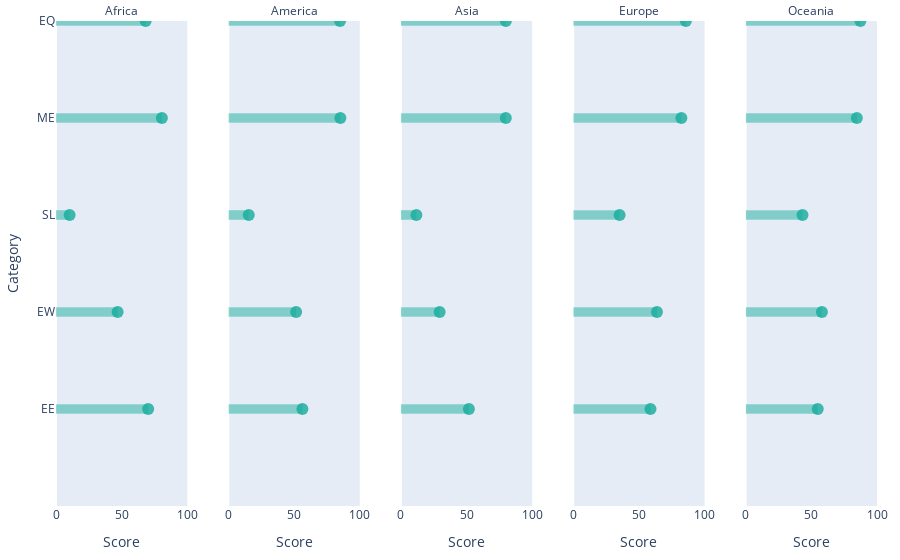

Notebook cell for this chart:
### Code cell
df = data[(data.Aggregation == 'Category') & (data.Year == 2020)]
df = df.dropna().groupby(['Variable', 'Continent', 'Variable_name']).mean().reset_index()
df = df.round(2)
cats = ['EE', 'EW', 'SL', 'ME',
        'EQ', 'GE', 'BE', 'CV',
        'AB', 'GB', 'SE', 'SP',
        'GV', 'GT', 'GJ', 'GN']
df = df.set_index('Variable').T[cats].T.reset_index()

fig = px.scatter(df,
                 y='Variable',
                 x='Value',
                 facet_col='Continent',
                 facet_col_spacing=0.05,
                 hover_name='Variable_name',
                 hover_data={'Value': True, 'Continent': False, 'Variable': False},
                 labels={'Variable': 'Category', 'Value': 'Score'},
                 )
fig.update_xaxes(showgrid=False, range=[0, 100])
fig.update_traces(marker=dict(size=12, opacity=0.8, color='#14ac9c'))
fig.for_each_annotation(lambda a: a.update(text=a.text.split("=")[-1]))

bars = px.bar(df,
              y='Variable',
              x='Value',
              facet_col='Continent',
              facet_col_spacing=0.05,
              hover_name='Variable_name',
              hover_data={'Value': True, 'Continent': False},
              labels={'Variable': '', 'Value': '', 'Continent': 'Region'},
              orientation='h',
              opacity=0.6,
              )
bars.update_traces(marker_color='#14ac9c',
                   width=0.1,
                   marker_line_width=0.1, opacity=0.8)
fig.add_traces(bars.data)

fig.update_layout(margin={"r": 20, "t": 20, "l": 20, "b": 20})

### Figure 1 — Plotly figure (JSON) as saved in the notebook; plotly's stock layout.template omitted (floating-point values rounded to 4 significant figures)
{"data": [{"customdata": [[70.17, "Africa", "EE"], [46.93, "Africa", "EW"], [10.38, "Africa", "SL"], [80.62, "Africa", "ME"], [68.25, "Africa", "EQ"], [80.92, "Africa", "GE"], [48, "Africa", "BE"], [61.91, "Africa", "CV"], [39.43, "Africa", "AB"], [62.78, "Africa", "GB"], [50.76, "Africa", "SE"], [36.95, "Africa", "SP"], [58.01, "Africa", "GV"], [7.99, "Africa", "GT"], [31.92, "Africa", "GJ"], [6.81, "Africa", "GN"]], "hovertemplate": "<b>%{hovertext}</b><br><br>Score=%{customdata[0]}<extra></extra>", "hovertext": ["Efficient and and sustainable energy", "Efficient and sustainable water use", "Sustainable land use", "Material use efficiency", "Environmental quality", "Greenhouse gas emissions reductions", "Biodiversity and ecosystem protection", "Cultural and social value", "Access to basic services and resources", "Gender balance", "Social equity", "Social protection", "Green investment", "Green trade", "Green employment", "Green innovation"], "legendgroup": "", "marker": {"color": "#14ac9c", "opacity": 0.8, "size": 12, "symbol": "circle"}, "mode": "markers", "name": "", "orientation": "v", "showlegend": false, "type": "scatter", "x": [70.17, 46.93, 10.38, 80.62, 68.25, 80.92, 48, 61.91, 39.43, 62.78, 50.76, 36.95, 58.01, 7.99, 31.92, 6.81], "xaxis": "x", "y": ["EE", "EW", "SL", "ME", "EQ", "GE", "BE", "CV", "AB", "GB", "SE", "SP", "GV", "GT", "GJ", "GN"], "yaxis": "y"}, {"customdata": [[56.33, "America", "EE"], [51.54, "America", "EW"], [15.5, "America", "SL"], [85.25, "America", "ME"], [85, "America", "EQ"], [72.5, "America", "GE"], [55.93, "America", "BE"], [59.4, "America", "CV"], [74.69, "America", "AB"], [70.29, "America", "GB"], [75.74, "America", "SE"], [67.64, "America", "SP"], [66.52, "America", "GV"], [16.97, "America", "GT"], [38.85, "America", "GJ"], [13.05, "America", "GN"]], "hovertemplate": "<b>%{hovertext}</b><br><br>Score=%{customdata[0]}<extra></extra>", "hovertext": ["Efficient and and sustainable energy", "Efficient and sustainable water use", "Sustainable land use", "Material use efficiency", "Environmental quality", "Greenhouse gas emissions reductions", "Biodiversity and ecosystem protection", "Cultural and social value", "Access to basic services and resources", "Gender balance", "Social equity", "Social protection", "Green investment", "Green trade", "Green employment", "Green innovation"], "legendgroup": "", "marker": {"color": "#14ac9c", "opacity": 0.8, "size": 12, "symbol": "circle"}, "mode": "markers", "name": "", "orientation": "v", "showlegend": false, "type": "scatter", "x": [56.33, 51.54, 15.5, 85.25, 85, 72.5, 55.93, 59.4, 74.69, 70.29, 75.74, 67.64, 66.52, 16.97, 38.85, 13.05], "xaxis": "x2", "y": ["EE", "EW", "SL", "ME", "EQ", "GE", "BE", "CV", "AB", "GB", "SE", "SP", "GV", "GT", "GJ", "GN"], "yaxis": "y2"}, {"customdata": [[51.84, "Asia", "EE"], [29.57, "Asia", "EW"], [11.83, "Asia", "SL"], [79.94, "Asia", "ME"], [79.97, "Asia", "EQ"], [73.11, "Asia", "GE"], [37.59, "Asia", "BE"], [56.4, "Asia", "CV"], [72.59, "Asia", "AB"], [60.5, "Asia", "GB"], [82.65, "Asia", "SE"], [57.81, "Asia", "SP"], [71.23, "Asia", "GV"], [14.85, "Asia", "GT"], [36.73, "Asia", "GJ"], [10.7, "Asia", "GN"]], "hovertemplate": "<b>%{hovertext}</b><br><br>Score=%{customdata[0]}<extra></extra>", "hovertext": ["Efficient and and sustainable energy", "Efficient and sustainable water use", "Sustainable land use", "Material use efficiency", "Environmental quality", "Greenhouse gas emissions reductions", "Biodiversity and ecosystem protection", "Cultural and social value", "Access to basic services and resources", "Gender balance", "Social equity", "Social protection", "Green investment", "Green trade", "Green employment", "Green innovation"], "legendgroup": "", "marker": {"color": "#14ac9c", "opacity": 0.8, "size": 12, "symbol": "circle"}, "mode": "markers", "name": "", "orientation": "v", "showlegend": false, "type": "scatter", "x": [51.84, 29.57, 11.83, 79.94, 79.97, 73.11, 37.59, 56.4, 72.59, 60.5, 82.65, 57.81, 71.23, 14.85, 36.73, 10.7], "xaxis": "x3", "y": ["EE", "EW", "SL", "ME", "EQ", "GE", "BE", "CV", "AB", "GB", "SE", "SP", "GV", "GT", "GJ", "GN"], "yaxis": "y3"}, {"customdata": [[58.82, "Europe", "EE"], [63.75, "Europe", "EW"], [35.31, "Europe", "SL"], [82.33, "Europe", "ME"], [85.76, "Europe", "EQ"], [73.56, "Europe", "GE"], [59.74, "Europe", "BE"], [76.89, "Europe", "CV"], [86.46, "Europe", "AB"], [82.62, "Europe", "GB"], [90.48, "Europe", "SE"], [81.95, "Europe", "SP"], [70.15, "Europe", "GV"], [40.57, "Europe", "GT"], [50.76, "Europe", "GJ"], [21.37, "Europe", "GN"]], "hovertemplate": "<b>%{hovertext}</b><br><br>Score=%{customdata[0]}<extra></extra>", "hovertext": ["Efficient and and sustainable energy", "Efficient and sustainable water use", "Sustainable land use", "Material use efficiency", "Environmental quality", "Greenhouse gas emissions reductions", "Biodiversity and ecosystem protection", "Cultural and social value", "Access to basic services and resources", "Gender balance", "Social equity", "Social protection", "Green investment", "Green trade", "Green employment", "Green innovation"], "legendgroup": "", "marker": {"color": "#14ac9c", "opacity": 0.8, "size": 12, "symbol": "circle"}, "mode": "markers", "name": "", "orientation": "v", "showlegend": false, "type": "scatter", "x": [58.82, 63.75, 35.31, 82.33, 85.76, 73.56, 59.74, 76.89, 86.46, 82.62, 90.48, 81.95, 70.15, 40.57, 50.76, 21.37], "xaxis": "x4", "y": ["EE", "EW", "SL", "ME", "EQ", "GE", "BE", "CV", "AB", "GB", "SE", "SP", "GV", "GT", "GJ", "GN"], "yaxis": "y4"}, {"customdata": [[54.89, "Oceania", "EE"], [58.08, "Oceania", "EW"], [43.28, "Oceania", "SL"], [84.66, "Oceania", "ME"], [87.37, "Oceania", "EQ"], [81.15, "Oceania", "GE"], [51.6, "Oceania", "BE"], [54.6, "Oceania", "CV"], [56.21, "Oceania", "AB"], [46.63, "Oceania", "GB"], [77.7, "Oceania", "SE"], [53.38, "Oceania", "SP"], [64.7, "Oceania", "GV"], [8.24, "Oceania", "GT"], [26.07, "Oceania", "GJ"], [11.6, "Oceania", "GN"]], "hovertemplate": "<b>%{hovertext}</b><br><br>Score=%{customdata[0]}<extra></extra>", "hovertext": ["Efficient and and sustainable energy", "Efficient and sustainable water use", "Sustainable land use", "Material use efficiency", "Environmental quality", "Greenhouse gas emissions reductions", "Biodiversity and ecosystem protection", "Cultural and social value", "Access to basic services and resources", "Gender balance", "Social equity", "Social protection", "Green investment", "Green trade", "Green employment", "Green innovation"], "legendgroup": "", "marker": {"color": "#14ac9c", "opacity": 0.8, "size": 12, "symbol": "circle"}, "mode": "markers", "name": "", "orientation": "v", "showlegend": false, "type": "scatter", "x": [54.89, 58.08, 43.28, 84.66, 87.37, 81.15, 51.6, 54.6, 56.21, 46.63, 77.7, 53.38, 64.7, 8.24, 26.07, 11.6], "xaxis": "x5", "y": ["EE", "EW", "SL", "ME", "EQ", "GE", "BE", "CV", "AB", "GB", "SE", "SP", "GV", "GT", "GJ", "GN"], "yaxis": "y5"}, {"alignmentgroup": "True", "customdata": [[70.17, "Africa"], [46.93, "Africa"], [10.38, "Africa"], [80.62, "Africa"], [68.25, "Africa"], [80.92, "Africa"], [48, "Africa"], [61.91, "Africa"], [39.43, "Africa"], [62.78, "Africa"], [50.76, "Africa"], [36.95, "Africa"], [58.01, "Africa"], [7.99, "Africa"], [31.92, "Africa"], [6.81, "Africa"]], "hovertemplate": "<b>%{hovertext}</b><br><br>=%{customdata[0]}<extra></extra>", "hovertext": ["Efficient and and sustainable energy", "Efficient and sustainable water use", "Sustainable land use", "Material use efficiency", "Environmental quality", "Greenhouse gas emissions reductions", "Biodiversity and ecosystem protection", "Cultural and social value", "Access to basic services and resources", "Gender balance", "Social equity", "Social protection", "Green investment", "Green trade", "Green employment", "Green innovation"], "legendgroup": "", "marker": {"color": "#14ac9c", "line": {"width": 0.1}, "opacity": 0.6}, "name": "", "offsetgroup": "", "opacity": 0.8, "orientation": "h", "showlegend": false, "textposition": "auto", "type": "bar", "width": 0.1, "x": [70.17, 46.93, 10.38, 80.62, 68.25, 80.92, 48, 61.91, 39.43, 62.78, 50.76, 36.95, 58.01, 7.99, 31.92, 6.81], "xaxis": "x", "y": ["EE", "EW", "SL", "ME", "EQ", "GE", "BE", "CV", "AB", "GB", "SE", "SP", "GV", "GT", "GJ", "GN"], "yaxis": "y"}, {"alignmentgroup": "True", "customdata": [[56.33, "America"], [51.54, "America"], [15.5, "America"], [85.25, "America"], [85, "America"], [72.5, "America"], [55.93, "America"], [59.4, "America"], [74.69, "America"], [70.29, "America"], [75.74, "America"], [67.64, "America"], [66.52, "America"], [16.97, "America"], [38.85, "America"], [13.05, "America"]], "hovertemplate": "<b>%{hovertext}</b><br><br>=%{customdata[0]}<extra></extra>", "hovertext": ["Efficient and and sustainable energy", "Efficient and sustainable water use", "Sustainable land use", "Material use efficiency", "Environmental quality", "Greenhouse gas emissions reductions", "Biodiversity and ecosystem protection", "Cultural and social value", "Access to basic services and resources", "Gender balance", "Social equity", "Social protection", "Green investment", "Green trade", "Green employment", "Green innovation"], "legendgroup": "", "marker": {"color": "#14ac9c", "line": {"width": 0.1}, "opacity": 0.6}, "name": "", "offsetgroup": "", "opacity": 0.8, "orientation": "h", "showlegend": false, "textposition": "auto", "type": "bar", "width": 0.1, "x": [56.33, 51.54, 15.5, 85.25, 85, 72.5, 55.93, 59.4, 74.69, 70.29, 75.74, 67.64, 66.52, 16.97, 38.85, 13.05], "xaxis": "x2", "y": ["EE", "EW", "SL", "ME", "EQ", "GE", "BE", "CV", "AB", "GB", "SE", "SP", "GV", "GT", "GJ", "GN"], "yaxis": "y2"}, {"alignmentgroup": "True", "customdata": [[51.84, "Asia"], [29.57, "Asia"], [11.83, "Asia"], [79.94, "Asia"], [79.97, "Asia"], [73.11, "Asia"], [37.59, "Asia"], [56.4, "Asia"], [72.59, "Asia"], [60.5, "Asia"], [82.65, "Asia"], [57.81, "Asia"], [71.23, "Asia"], [14.85, "Asia"], [36.73, "Asia"], [10.7, "Asia"]], "hovertemplate": "<b>%{hovertext}</b><br><br>=%{customdata[0]}<extra></extra>", "hovertext": ["Efficient and and sustainable energy", "Efficient and sustainable water use", "Sustainable land use", "Material use efficiency", "Environmental quality", "Greenhouse gas emissions reductions", "Biodiversity and ecosystem protection", "Cultural and social value", "Access to basic services and resources", "Gender balance", "Social equity", "Social protection", "Green investment", "Green trade", "Green employment", "Green innovation"], "legendgroup": "", "marker": {"color": "#14ac9c", "line": {"width": 0.1}, "opacity": 0.6}, "name": "", "offsetgroup": "", "opacity": 0.8, "orientation": "h", "showlegend": false, "textposition": "auto", "type": "bar", "width": 0.1, "x": [51.84, 29.57, 11.83, 79.94, 79.97, 73.11, 37.59, 56.4, 72.59, 60.5, 82.65, 57.81, 71.23, 14.85, 36.73, 10.7], "xaxis": "x3", "y": ["EE", "EW", "SL", "ME", "EQ", "GE", "BE", "CV", "AB", "GB", "SE", "SP", "GV", "GT", "GJ", "GN"], "yaxis": "y3"}, {"alignmentgroup": "True", "customdata": [[58.82, "Europe"], [63.75, "Europe"], [35.31, "Europe"], [82.33, "Europe"], [85.76, "Europe"], [73.56, "Europe"], [59.74, "Europe"], [76.89, "Europe"], [86.46, "Europe"], [82.62, "Europe"], [90.48, "Europe"], [81.95, "Europe"], [70.15, "Europe"], [40.57, "Europe"], [50.76, "Europe"], [21.37, "Europe"]], "hovertemplate": "<b>%{hovertext}</b><br><br>=%{customdata[0]}<extra></extra>", "hovertext": ["Efficient and and sustainable energy", "Efficient and sustainable water use", "Sustainable land use", "Material use efficiency", "Environmental quality", "Greenhouse gas emissions reductions", "Biodiversity and ecosystem protection", "Cultural and social value", "Access to basic services and resources", "Gender balance", "Social equity", "Social protection", "Green investment", "Green trade", "Green employment", "Green innovation"], "legendgroup": "", "marker": {"color": "#14ac9c", "line": {"width": 0.1}, "opacity": 0.6}, "name": "", "offsetgroup": "", "opacity": 0.8, "orientation": "h", "showlegend": false, "textposition": "auto", "type": "bar", "width": 0.1, "x": [58.82, 63.75, 35.31, 82.33, 85.76, 73.56, 59.74, 76.89, 86.46, 82.62, 90.48, 81.95, 70.15, 40.57, 50.76, 21.37], "xaxis": "x4", "y": ["EE", "EW", "SL", "ME", "EQ", "GE", "BE", "CV", "AB", "GB", "SE", "SP", "GV", "GT", "GJ", "GN"], "yaxis": "y4"}, {"alignmentgroup": "True", "customdata": [[54.89, "Oceania"], [58.08, "Oceania"], [43.28, "Oceania"], [84.66, "Oceania"], [87.37, "Oceania"], [81.15, "Oceania"], [51.6, "Oceania"], [54.6, "Oceania"], [56.21, "Oceania"], [46.63, "Oceania"], [77.7, "Oceania"], [53.38, "Oceania"], [64.7, "Oceania"], [8.24, "Oceania"], [26.07, "Oceania"], [11.6, "Oceania"]], "hovertemplate": "<b>%{hovertext}</b><br><br>=%{customdata[0]}<extra></extra>", "hovertext": ["Efficient and and sustainable energy", "Efficient and sustainable water use", "Sustainable land use", "Material use efficiency", "Environmental quality", "Greenhouse gas emissions reductions", "Biodiversity and ecosystem protection", "Cultural and social value", "Access to basic services and resources", "Gender balance", "Social equity", "Social protection", "Green investment", "Green trade", "Green employment", "Green innovation"], "legendgroup": "", "marker": {"color": "#14ac9c", "line": {"width": 0.1}, "opacity": 0.6}, "name": "", "offsetgroup": "", "opacity": 0.8, "orientation": "h", "showlegend": false, "textposition": "auto", "type": "bar", "width": 0.1, "x": [54.89, 58.08, 43.28, 84.66, 87.37, 81.15, 51.6, 54.6, 56.21, 46.63, 77.7, 53.38, 64.7, 8.24, 26.07, 11.6], "xaxis": "x5", "y": ["EE", "EW", "SL", "ME", "EQ", "GE", "BE", "CV", "AB", "GB", "SE", "SP", "GV", "GT", "GJ", "GN"], "yaxis": "y5"}], "layout": {"annotations": [{"font": {}, "showarrow": false, "text": "Africa", "x": 0.08, "xanchor": "center", "xref": "paper", "y": 1, "yanchor": "bottom", "yref": "paper"}, {"font": {}, "showarrow": false, "text": "America", "x": 0.29, "xanchor": "center", "xref": "paper", "y": 1, "yanchor": "bottom", "yref": "paper"}, {"font": {}, "showarrow": false, "text": "Asia", "x": 0.5, "xanchor": "center", "xref": "paper", "y": 1, "yanchor": "bottom", "yref": "paper"}, {"font": {}, "showarrow": false, "text": "Europe", "x": 0.71, "xanchor": "center", "xref": "paper", "y": 1, "yanchor": "bottom", "yref": "paper"}, {"font": {}, "showarrow": false, "text": "Oceania", "x": 0.92, "xanchor": "center", "xref": "paper", "y": 1, "yanchor": "bottom", "yref": "paper"}], "legend": {"tracegroupgap": 0}, "margin": {"b": 20, "l": 20, "r": 20, "t": 20}, "xaxis": {"anchor": "y", "domain": [0, 0.16], "range": [0, 100], "showgrid": false, "title": {"text": "Score"}}, "xaxis2": {"anchor": "y2", "domain": [0.21, 0.37], "matches": "x", "range": [0, 100], "showgrid": false, "title": {"text": "Score"}}, "xaxis3": {"anchor": "y3", "domain": [0.42, 0.58], "matches": "x", "range": [0, 100], "showgrid": false, "title": {"text": "Score"}}, "xaxis4": {"anchor": "y4", "domain": [0.63, 0.79], "matches": "x", "range": [0, 100], "showgrid": false, "title": {"text": "Score"}}, "xaxis5": {"anchor": "y5", "domain": [0.84, 1], "matches": "x", "range": [0, 100], "showgrid": false, "title": {"text": "Score"}}, "yaxis": {"anchor": "x", "domain": [0, 1], "title": {"text": "Category"}}, "yaxis2": {"anchor": "x2", "domain": [0, 1], "matches": "y", "showticklabels": false}, "yaxis3": {"anchor": "x3", "domain": [0, 1], "matches": "y", "showticklabels": false}, "yaxis4": {"anchor": "x4", "domain": [0, 1], "matches": "y", "showticklabels": false}, "yaxis5": {"anchor": "x5", "domain": [0, 1], "matches": "y", "showticklabels": false}}}
